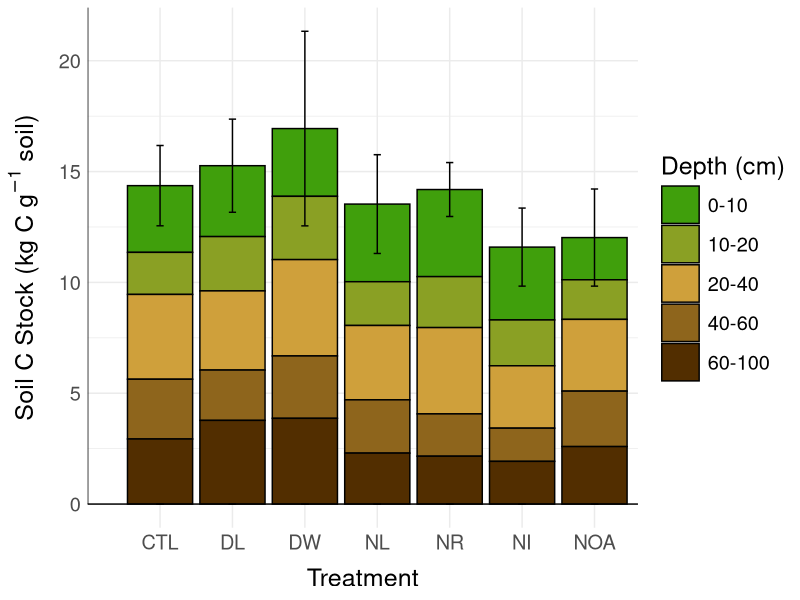
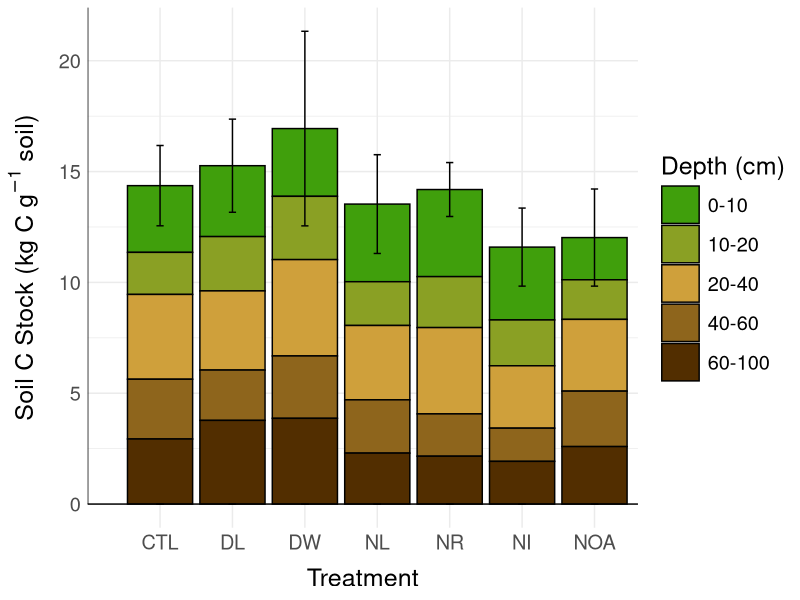

The R script that drew these images, in order:
library(dplyr)
library(ggplot2)
library(scales)

setwd(dirname(rstudioapi::getActiveDocumentContext()$path))

#Bring in data
master <- read.csv("DIRT20_SOC by depth_treatment summary.csv", as.is=T)
deep_bulk_den <- read.csv("DIRT_deep_bulkden.csv", as.is=T)

#merge data
df <- merge(master,deep_bulk_den[,c(1,4)], by.x="Depth", by.y="depth", all.x=T)

#add surface bulk density values
df$avg_bulkden[which((df$Depth == "0-10" & df$TRT == "CTL"))] <- 0.606
df$avg_bulkden[which((df$Depth == "0-10" & df$TRT == "DL"))] <- 0.647
df$avg_bulkden[which((df$Depth == "0-10" & df$TRT == "DW"))] <- 0.495
df$avg_bulkden[which((df$Depth == "0-10" & df$TRT == "NL"))] <- 0.742
df$avg_bulkden[which((df$Depth == "0-10" & df$TRT == "NR"))] <- 0.776
df$avg_bulkden[which((df$Depth == "0-10" & df$TRT == "NI"))] <- 0.793
df$avg_bulkden[which((df$Depth == "0-10" & df$TRT == "NOA"))] <- 0.836

#add layer depth
df$lyr_height <- 10
df$lyr_height[which((df$Depth == "20-40"))] <- 20
df$lyr_height[which((df$Depth == "40-60"))] <- 20
df$lyr_height[which((df$Depth == "60-100"))] <- 40

df$C_stock <- (df$mean * df$avg_bulkden * df$lyr_height)/100  #converted to kg C/m2  
df$C_stock_sterr <- (df$sterr * df$avg_bulkden * df$lyr_height)/100  #converted to kg C/m2   

#0-100 cm sterr calc
err <- df %>% select(TRT, C_stock, C_stock_sterr) %>% group_by(TRT) %>% summarize(sum_stock = sum(C_stock),
                                                                        sum_sterr = sum(C_stock_sterr))

err$low_lim <- err$sum_stock - err$sum_sterr
err$high_lim <- err$sum_stock + err$sum_sterr

#save data
write.csv(df, "DIRT20_SOC stocks.csv")


#plot
trt_order <- c('CTL', 'DL', 'DW', 'NL', 'NR', 'NI', 'NOA')
fills <- c("#409f0c","#8aa024","#cfa03b","#8e651c","#522e00")
cl <- c(err$low_lim,rep(0,28))
cu <- c(err$high_lim,rep(0,28))

stack_plot <- ggplot(df, aes(x=factor(TRT, levels = trt_order), y=C_stock, fill=Depth)) + 
  geom_histogram(stat="identity", colour="black") +
  scale_fill_manual(values=fills, name = "Depth (cm)") +
  theme_minimal() +
  annotate("segment", x=0, xend=Inf, y=0, yend=0) +
  annotate("segment", x=0, xend=-Inf, y=0, yend=Inf) +
  ylab(expression("Soil C Stock (kg C"~g^{-1}~"soil)")) + 
  xlab("Treatment") + 
  geom_errorbar(aes(ymin=cl, ymax=cu), width=.5, position=position_dodge(0)) +
  theme(axis.title.y = element_text(margin = margin(t = 0, r = 10, b = 0, l = 0))) +
  theme(axis.title.x = element_text(margin = margin(t = 10, r = 0, b = 0, l = 0))) +
  theme(text = element_text(size=18), legend.key.size = unit(1, "cm"))
stack_plot

ggsave(plot=stack_plot, filename = "fig7_C_stocks.png",
       width = 7, height = 6 , dpi = 300)  
